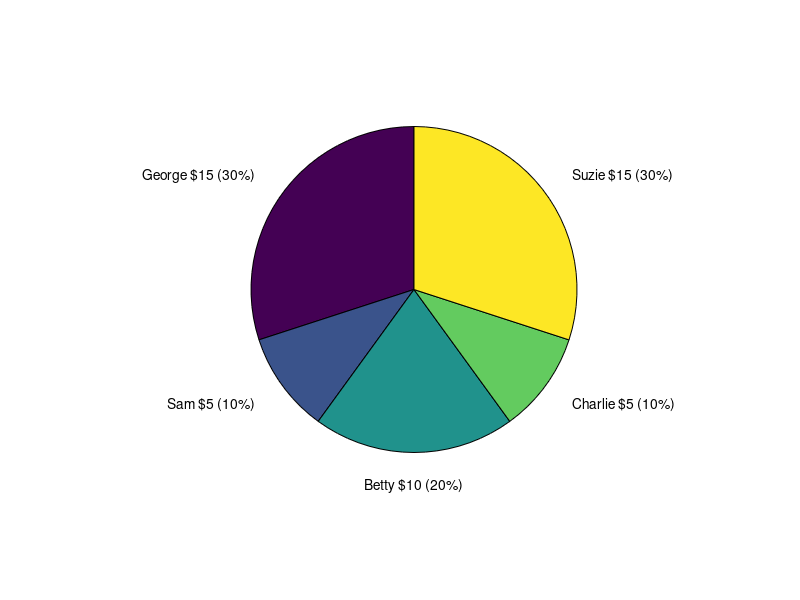

Reproduce this figure in MATLAB.
% Andrew Schineller
% Question 3

contributions = [15,5,10,5,15];
total = sum(contributions);
% convoluded way to format the contributions lol, this answers the follow
% up qestion since it displays the dollar amount and percentages of ALL
% members, including Sam
fmt_amount = @(name, amt) sprintf("%s $%d (%.f%%)",name, amt, (100*amt/total));
contribution_labels = {fmt_amount('George',15) fmt_amount('Sam', 5), fmt_amount('Betty', 10), fmt_amount('Charlie', 5), fmt_amount('Suzie', 15)};
pie(contributions, contribution_labels);